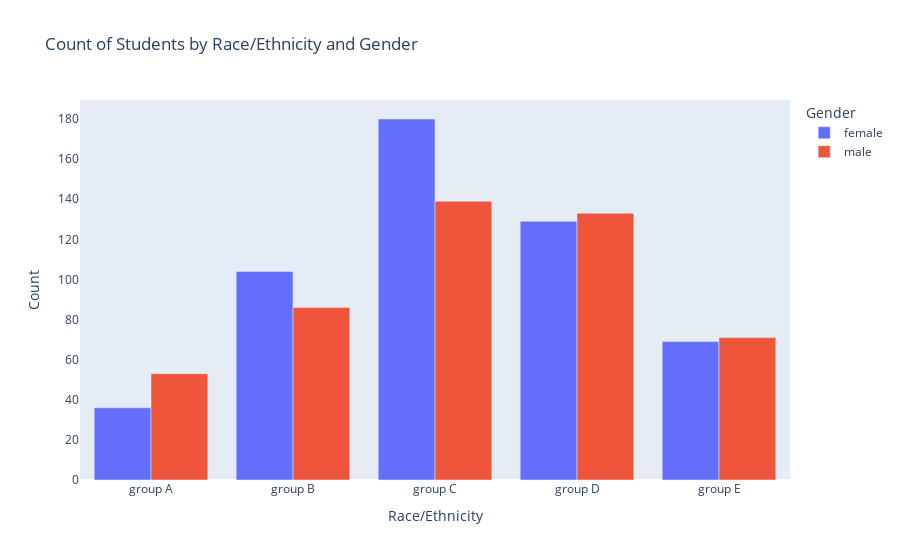

Notebook code for this chart:
### Code cell
import plotly.express as px

# Grouping the data by race_ethnicity and gender and counting the occurrences
grouped_df = df.groupby(['race_ethnicity', 'gender']).size().reset_index(name='count')

# Plotting with Plotly
fig = px.bar(grouped_df, x='race_ethnicity', y='count', color='gender', barmode='group',
             title='Count of Students by Race/Ethnicity and Gender', 
             labels={'race_ethnicity': 'Race/Ethnicity', 'count': 'Count', 'gender': 'Gender'})
fig.update_layout(xaxis_title='Race/Ethnicity', yaxis_title='Count', legend_title='Gender', 
                  xaxis=dict(showgrid=False),
                  yaxis=dict(showgrid=False))

fig.show()

### Figure 1 — Plotly figure (JSON) as saved in the notebook; plotly's stock layout.template omitted (floating-point values rounded to 4 significant figures)
{"data": [{"alignmentgroup": "True", "hovertemplate": "Gender=female<br>Race/Ethnicity=%{x}<br>Count=%{y}<extra></extra>", "legendgroup": "female", "marker": {"color": "#636efa", "pattern": {"shape": ""}}, "name": "female", "offsetgroup": "female", "orientation": "v", "showlegend": true, "textposition": "auto", "type": "bar", "x": ["group A", "group B", "group C", "group D", "group E"], "xaxis": "x", "y": [36, 104, 180, 129, 69], "yaxis": "y"}, {"alignmentgroup": "True", "hovertemplate": "Gender=male<br>Race/Ethnicity=%{x}<br>Count=%{y}<extra></extra>", "legendgroup": "male", "marker": {"color": "#EF553B", "pattern": {"shape": ""}}, "name": "male", "offsetgroup": "male", "orientation": "v", "showlegend": true, "textposition": "auto", "type": "bar", "x": ["group A", "group B", "group C", "group D", "group E"], "xaxis": "x", "y": [53, 86, 139, 133, 71], "yaxis": "y"}], "layout": {"barmode": "group", "legend": {"title": {"text": "Gender"}, "tracegroupgap": 0}, "title": {"text": "Count of Students by Race/Ethnicity and Gender"}, "xaxis": {"anchor": "y", "domain": [0, 1], "showgrid": false, "title": {"text": "Race/Ethnicity"}}, "yaxis": {"anchor": "x", "domain": [0, 1], "showgrid": false, "title": {"text": "Count"}}}}
